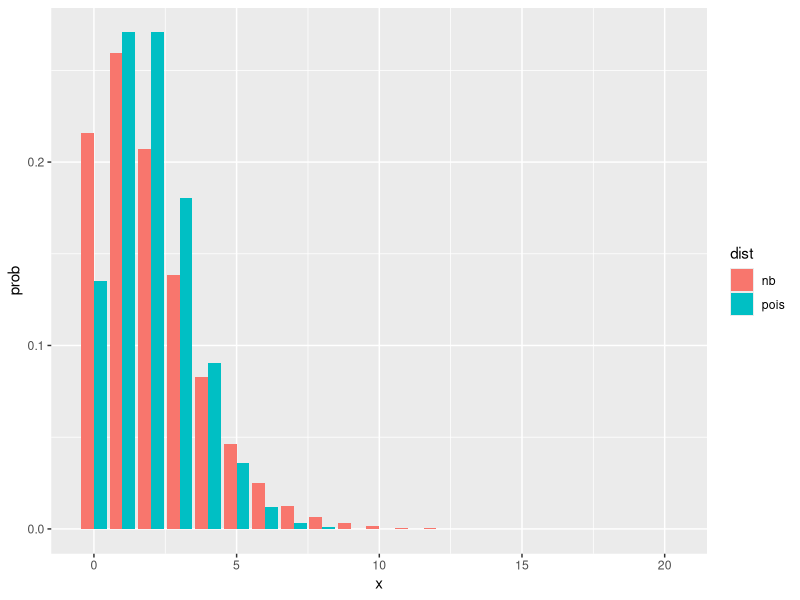

Source code (R):
## ---- chunk 1
library(tidyverse)
## ---- chunk 2
dnbinom(0:20, mu = 2, size = 3) %>% 
  enframe()
## ---- chunk 3
mu <- 2
size <- 3
tibble(x = 0:20) %>% 
  rowwise() %>% 
  mutate(nb = dnbinom(x, mu = mu, size = size)) %>% 
  mutate(pois = dpois(x, mu)) %>% 
  pivot_longer(-x, names_to = "dist", values_to = "prob") %>% 
  ggplot(aes(x = x, y = prob, fill = dist)) + geom_col(position = "dodge")
## ---- chunk 4
negbingoals <- function(theta, maxgoals = 10) {
  # theta = mu1, mu2, phi (in order)
  pr1 <- tibble(x = 0:maxgoals, 
                prob = dnbinom(x, mu = theta[1], size = theta[3]))
  pr2 <- tibble(x = 0:maxgoals, 
                prob = dnbinom(x, mu = theta[2], size = theta[3]))
  crossing(s1 = 0:maxgoals, s2 = 0:maxgoals) %>%
    left_join(pr1, join_by(s1 == x)) %>% 
    left_join(pr2, join_by(s2 == x)) %>% 
    mutate(p = prob.x * prob.y) %>% 
    select(s1, s2, p)
}

negbinwin <- function(theta, maxgoals = 10) {
  negbingoals(theta, maxgoals) %>% 
      mutate(result = case_when(
      s1 > s2 ~ "1",
      s1 < s2 ~ "2",
      .default = "X"
    )) %>% 
    group_by(result) %>% 
    summarize(total_prob = sum(p)) %>% 
    deframe()
}

## ---- chunk 5
negbingoals(c(2, 1, 3))
negbinwin(c(2, 1, 3))
## ---- chunk 6
delta <- function(theta, target) {
  pp <- negbinwin(theta)
  sum((pp-target)^2)
}
## ---- chunk 7
delta(c(2,1,3), c(0.5, 0.25, 0.25))
## ---- chunk 8
get_pars <- function(target, guess) {
  ans <- optim(guess, delta, target = target)
  ans$par
}
## ---- chunk 9
#| warning: false
target <- c(0.7, 0.1, 0.2)
guess <- c(1, 1, 1)
pars <- get_pars(guess, target = target)
pars
## ---- chunk 10
negbingoals(pars) %>% 
  arrange(desc(p))
